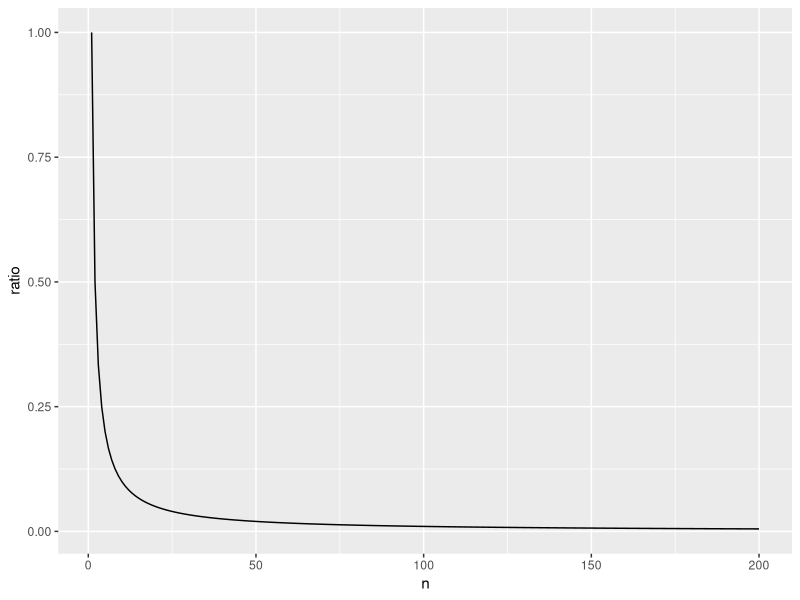

This chart was generated by the following R code:

set.seed(123)

n <- 100

x1 <- runif(n)
x2 <- x1 + runif(n)

dat <- data.frame(x1, x2)

get_prob <- function(ith_column) {
  rank_vec <- rank(ith_column)
  rank_vec/sum(rank_vec)
}

# let's ampute only x1 for now
probs <- get_prob(dat[["x2"]])

dat[["x1_missing"]] <- sapply(probs, function(p) rbinom(1, 1, p))

# no missings in dat

sum(dat[["x1_missing"]])


missing_ratio <- function(n) {
  mean((1:n)/sum(1:n))
}

library(ggplot2)

d <- data.frame(n = 1:200, ratio = sapply(1:200, missing_ratio))

ggplot(d, aes(x = n, y = ratio)) +
  geom_line()




